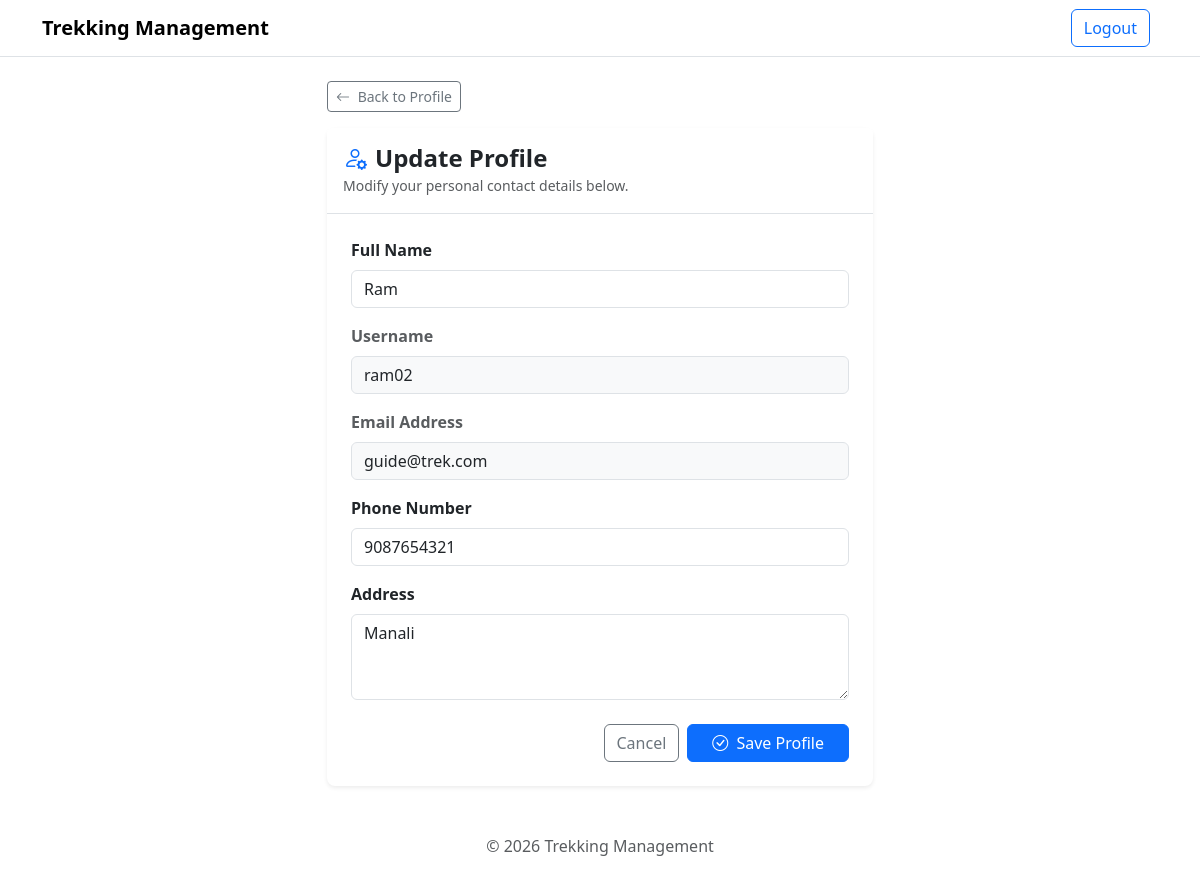
Screenshot of /update-profile (signed in) with the database file from the repository.
### models.py (models this page shows)
class User(db.Model):
    id = db.Column(
        db.Integer,
        primary_key=True
    )
    name = db.Column(
        db.String(200),
        nullable=False
    )
    username = db.Column(
        db.String(200),
        nullable=False,
        unique=True
    )
    email = db.Column(
        db.String(200),
        nullable=False,
        unique=True
    )
    password = db.Column(
        db.String(300),
        nullable=False
    )
    role = db.relationship(
        "Role",
        secondary = user_roles,
        back_populates='user')
    profile = db.relationship(
        "staff_profile",
        uselist=False,
        backref='user'
    )
    booking = db.relationship(
        "Booking",
        secondary = user_booking,
        backref = 'user'
    )

class staff_profile(db.Model):
    id = db.Column(
        db.Integer,
        primary_key = True
    )
    user_id = db.Column(
        db.Integer,
        db.ForeignKey('user.id'),
        unique=True,
        nullable=False
    )
    phone = db.Column(
        db.Integer
    )
    Address = db.Column(
        db.String(200),
        nullable=False
    )

### app.py (the view, shortened to what this page needs)
@app.route('/update-profile', methods=['GET', 'POST'])
def update_profile():
    if 'user_id' not in session:
        return redirect('/login')
    user_id = session.get('user_id')
    current_user = User.query.get(user_id)
    return render_template('update_profile.html', current_user=current_user)

### templates/update_profile.html (shortened to what this page needs)
{% extends 'base.html' %}
{% block content %}
<div class="row justify-content-center mt-3 mb-5">
    <div class="col-md-8 col-lg-6">
        <div class="mb-3">
            <a href="{{ url_for('staff_dashboard', tab='profile') }}" class="btn btn-outline-secondary btn-sm">
                <i class="bi bi-arrow-left me-1"></i> Back to Profile
            </a>
        </div>
        <div class="card border-0 shadow-sm rounded-3">
            <div class="card-header bg-white border-bottom py-3">
                <h4 class="fw-bold mb-0 text-dark">
                    <i class="bi bi-person-gear text-primary me-2"></i>Update Profile
                </h4>
                <small class="text-muted">Modify your personal contact details below.</small>
            </div>
            <div class="card-body p-4">
                <form action="/update-profile" method="POST">
                    <div class="mb-3">
                        <label for="name" class="form-label fw-semibold">Full Name</label>
                        <input type="text" class="form-control" id="name" name="name"
                            value="{{ current_user.name }}" required>
                    </div>
                    <div class="mb-3">
                        <label class="form-label fw-semibold text-muted">Username</label>
                        <input type="text" class="form-control bg-light" value="{{ current_user.username }}" readonly disabled>
                    </div>
                    <div class="mb-3">
                        <label class="form-label fw-semibold text-muted">Email Address</label>
                        <input type="email" class="form-control bg-light" value="{{ current_user.email }}" readonly disabled>
                    </div>
                    <div class="mb-3">
                        <label for="phone" class="form-label fw-semibold">Phone Number</label>
                        <input type="tel" class="form-control" id="phone" name="phone"
                            placeholder="e.g. 9876543210"
                            pattern="[0-9]{10}"
                            maxlength="10"
                            title="Phone number must not be more than 10 digits"
                            value="{{ current_user.profile.phone if current_user.profile and current_user.profile.phone else '' }}">
                    </div>
                    <div class="mb-4">
                        <label for="address" class="form-label fw-semibold">Address</label>
                        <textarea class="form-control" id="address" name="address" rows="3"
                            placeholder="Enter your full address">{{ current_user.profile.Address if current_user.profile and current_user.profile.Address else '' }}</textarea>
                    </div>
                    <div class="d-flex justify-content-end gap-2">
                        <a href="{{ url_for('staff_dashboard', tab='profile') }}" class="btn btn-outline-secondary">Cancel</a>
                        <button type="submit" class="btn btn-primary px-4">
                            <i class="bi bi-check-circle me-1"></i> Save Profile
                        </button>
                    </div>
                </form>
            </div>
        </div>
    </div>
</div>
{% endblock %}

### rows the page displays
User: name "Ram", username "ram02", email "guide@trek.com"
staff_profile: phone "9087654321", address "Manali"
